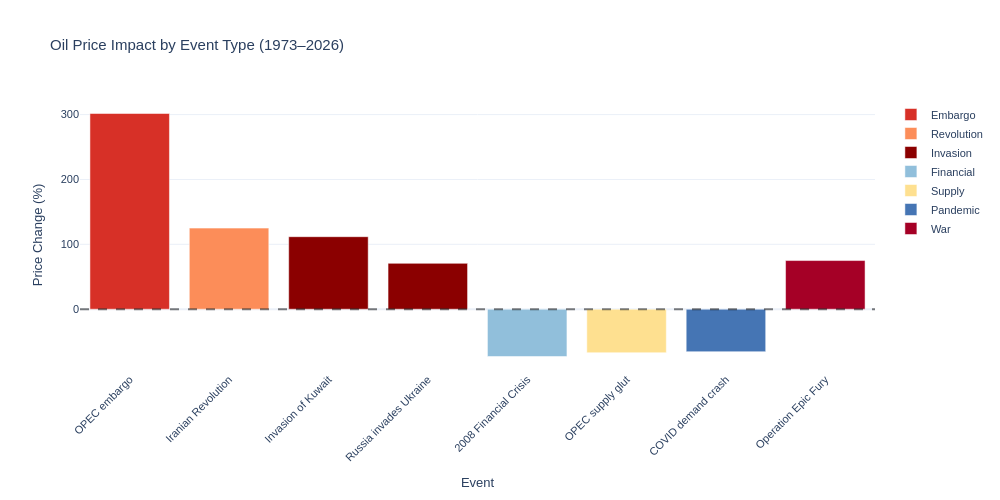

The notebook cell this image was saved under:
### Markdown cell above
### Interactive 4: Oil Price Shocks by Event Type

### Code cell
# Price shocks comparison
event_colors = {'embargo': '#d73027', 'revolution': '#fc8d59', 'invasion': '#8b0000',
    'financial': '#91bfdb', 'supply': '#fee090', 'pandemic': '#4575b4', 'war': '#a50026'}

fig4 = go.Figure()
for event_type in event_colors.keys():
    events_type = df_events[df_events['Type'] == event_type]
    if len(events_type) > 0:
        fig4.add_trace(go.Bar(x=events_type['Event'], y=events_type['Price_Change_Pct'],
            name=event_type.capitalize(), marker_color=event_colors[event_type]))

fig4.add_hline(y=0, line_dash='dash', line_color='black', opacity=0.5)

fig4.update_layout(title='Oil Price Impact by Event Type (1973–2026)',
    xaxis=dict(title='Event', tickangle=-45), yaxis_title='Price Change (%)',
    height=500, width=1000, template='plotly_white', barmode='group',
    font=dict(family='Arial', size=11))

fig4.show()
print('✓ Red = Supply shocks (big impact) | Blue = Demand shocks (smaller impact)')

### Figure 1 — Plotly figure (JSON) as saved in the notebook; plotly's stock layout.template omitted (floating-point values rounded to 4 significant figures)
{"data": [{"marker": {"color": "#d73027"}, "name": "Embargo", "type": "bar", "x": ["OPEC embargo"], "y": [301.7]}, {"marker": {"color": "#fc8d59"}, "name": "Revolution", "type": "bar", "x": ["Iranian Revolution"], "y": [125.0]}, {"marker": {"color": "#8b0000"}, "name": "Invasion", "type": "bar", "x": ["Invasion of Kuwait", "Russia invades Ukraine"], "y": [111.8, 70.7]}, {"marker": {"color": "#91bfdb"}, "name": "Financial", "type": "bar", "x": ["2008 Financial Crisis"], "y": [-72.9]}, {"marker": {"color": "#fee090"}, "name": "Supply", "type": "bar", "x": ["OPEC supply glut"], "y": [-67.1]}, {"marker": {"color": "#4575b4"}, "name": "Pandemic", "type": "bar", "x": ["COVID demand crash"], "y": [-65.5]}, {"marker": {"color": "#a50026"}, "name": "War", "type": "bar", "x": ["Operation Epic Fury"], "y": [75.0]}], "layout": {"barmode": "group", "font": {"family": "Arial", "size": 11}, "height": 500, "shapes": [{"line": {"color": "black", "dash": "dash"}, "opacity": 0.5, "type": "line", "x0": 0, "x1": 1, "xref": "x domain", "y0": 0, "y1": 0, "yref": "y"}], "title": {"text": "Oil Price Impact by Event Type (1973–2026)"}, "width": 1000, "xaxis": {"tickangle": -45, "title": {"text": "Event"}}, "yaxis": {"title": {"text": "Price Change (%)"}}}}
